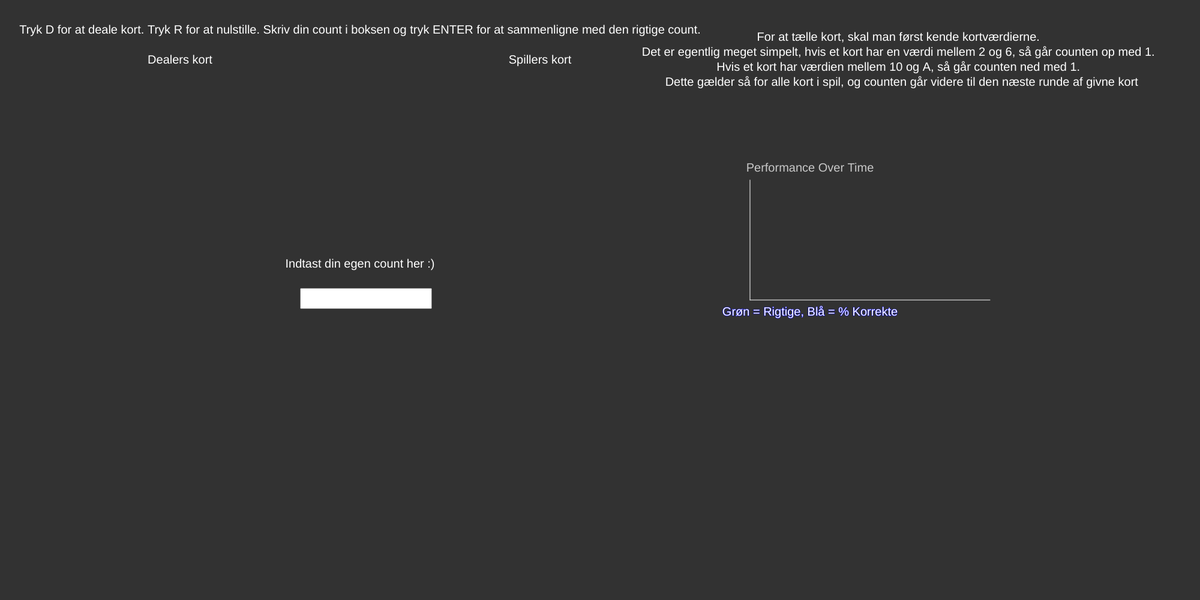
Frame 1 (no input)
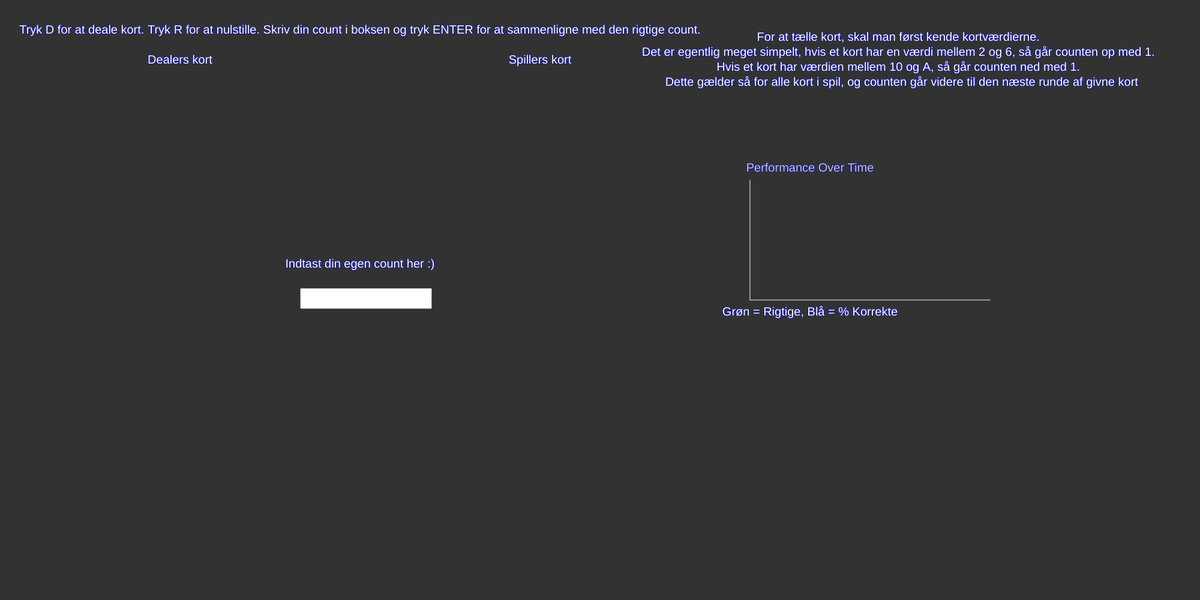
Frame 60 (no input)
Frame 120 (the mouse pressed at the canvas centre since frame 60): identical to frame 60, image omitted

The p5.js sketch that drew these frames (run headless with seeded random() and noise() and a simulated clock; from frame 60 on, the mouse is pressed at the canvas centre):

// p5.js sketch
// ── sketch.js
let deck = [];
let dealtCardsPlayer = [];
let dealtCardsDealer = [];
let currentCount = 0;
let userCount = 0;
let rounds = 0;
let correctGuesses = 0;
const numDecks = 6;
let showCount = false;
let formerCount = 0

let history = []; // Gemmer statistik til grafen

function setup() {
  createCanvas(2000, 1000);
  initializeDeck();
  shuffleDeck();
  textSize(20);
  textAlign(CENTER, CENTER);

  userInput = createInput();
  styleInput(userInput, 500, 480);
}
function styleInput(inputElement, x, y) {
	inputElement.position(x, y);
	inputElement.style("padding", "8px");
	inputElement.style("width", "200px");
}

function draw() {
  background(50);
  displayInstructions();
  displayDealerCards();
  displayPlayerCards();
  drawGraph();
  
  if (showCount) {
    fill(255);
    text('Sidste Count: ' + formerCount, 600, 400);
  }
}

function drawGraph() {
  let graphX = 1250, graphY = 300, graphW = 400, graphH = 200;
  
  fill(200);
  text("Performance Over Time", graphX + 100, graphY - 20);
  stroke(255);
  line(graphX, graphY, graphX, graphY + graphH); // Y-akse
  line(graphX, graphY + graphH, graphX + graphW, graphY + graphH); // X-akse

  noFill();
  stroke(0, 255, 0);
  beginShape(); // Tegner antal rigtige
  for (let i = 0; i < history.length; i++) {
    let x = graphX + (i / Math.max(history.length - 1, 1)) * graphW;
    var y = graphY + graphH - (history[i].correct / Math.max(rounds, 1)) * graphH;
    vertex(x, y);
  }
  endShape();
  
  push()
  fill(255,255,255)
  noStroke()
  text(correctGuesses, graphX + graphW + 20, y);
  pop()

  stroke(0, 0, 255);
  beginShape(); // Tegner procent rigtige
  for (let i = 0; i < history.length; i++) {
    let x = graphX + (i / Math.max(history.length - 1, 1)) * graphW;
    let y = graphY + graphH - (history[i].percent / 100) * graphH;
    vertex(x, y);
  }
  endShape();
  
  push()
  fill(255,255,255)
  noStroke()
  text( round((correctGuesses/rounds) * 100) + '%', graphX + graphW + 60, y);
  pop()

  fill(255);
  text("Grøn = Rigtige, Blå = % Korrekte", graphX + 100, graphY + graphH + 20);
}

function initializeDeck() {
  const suits = ["Hearts","Diamonds","Spades","Clubs"];
  const values = ["2","3","4","5","6","7","8","9","10","J","Q","K","A"];
  for(let deckNum = 0; deckNum<numDecks;deckNum++){
    for (let i = 0; i < suits.length; i++) {
      let suit = suits[i];
      for (let j = 0; j < values.length; j++) {
        let value = values[j];
        deck.push({ suit: suit, value: value });
      }
    }
  }
}
  
function shuffleDeck() {
  for (let i = deck.length - 1; i > 0; i--) {
    const j = Math.floor(Math.random() * (i + 1));
    [deck[i], deck[j]] = [deck[j], deck[i]];
  }
}

function dealCardsDealer(numCards) {
  for (let i = 0; i < numCards; i++) {
    dealtCardsDealer.push(deck.pop());
    updateCount(dealtCardsDealer[dealtCardsDealer.length - 1].value);
  }
}

function dealCardsPlayer(numCards) {
  for (let i = 0; i < numCards; i++) {
    dealtCardsPlayer.push(deck.pop());
    updateCount(dealtCardsPlayer[dealtCardsPlayer.length - 1].value);
  }
}

function displayDealerCards() {
  fill(255);
  text('Dealers kort', 300, 100);
  for (let i = 0; i < dealtCardsDealer.length; i++) {
    text(dealtCardsDealer[i].value + ' of ' + dealtCardsDealer[i].suit, 300, 150 + i * 30);
  }
}

function displayPlayerCards() {
  fill(255);
  text('Spillers kort', 900, 100);
  for(let i = 0; i < dealtCardsPlayer.length; i++ ){
    text(dealtCardsPlayer[i].value + ' of ' + dealtCardsPlayer[i].suit, 900, 150 + i * 30);
  }
}

function updateCount(cardValue) {
  if (['2', '3', '4', '5', '6'].includes(cardValue)) {
    currentCount++;
  } else if (['10', 'J', 'Q', 'K', 'A'].includes(cardValue)) {
    currentCount--;
  }
}

function displayInstructions() {
  fill(255);
  text('Tryk D for at deale kort. Tryk R for at nulstille. Skriv din count i boksen og tryk ENTER for at sammenligne med den rigtige count.', 600, 50);
  text('Indtast din egen count her :)', 600, 440);
  text('For at tælle kort, skal man først kende kortværdierne. \nDet er egentlig meget simpelt, hvis et kort har en værdi mellem 2 og 6, så går counten op med 1. \nHvis et kort har værdien mellem 10 og A, så går counten ned med 1. \n Dette gælder så for alle kort i spil, og counten går videre til den næste runde af givne kort',1500,100)
}

function keyPressed() {
  if (key === 'd' || key === 'D') {
    dealCardsDealer(2);
    dealCardsPlayer(2);
    userInput.value('')
  } else if (key === 'r' || key === 'R') {
    resetGame();
  }
}

function resetGame() {
  deck = [];
  dealtCardsDealer = [];
  dealtCardsPlayer = [];
  currentCount = 0;
  userCount = 0;
  rounds = 0;
  correctGuesses = 0;
  history = [];
  showCount = false
  initializeDeck();
  shuffleDeck();
}

function keyTyped() {
  if (key === 'Enter') {
    compareCounts();
  }
}

function displayError(){
  fill(255)
  text('Ikke helt, prøv igen',600,500)
}

function compareCounts() {
  userCount = parseFloat(userInput.value());
  if (userCount === currentCount) {
    formerCount = currentCount
	showCount = true;
	correctGuesses++;
  } else {
    displayError();
  }

  rounds++;
  history.push({ correct: correctGuesses, percent: (correctGuesses / rounds) * 100 });

  dealCardsPlayer(2);
  dealCardsDealer(2);

  userInput.value(''); 
}
